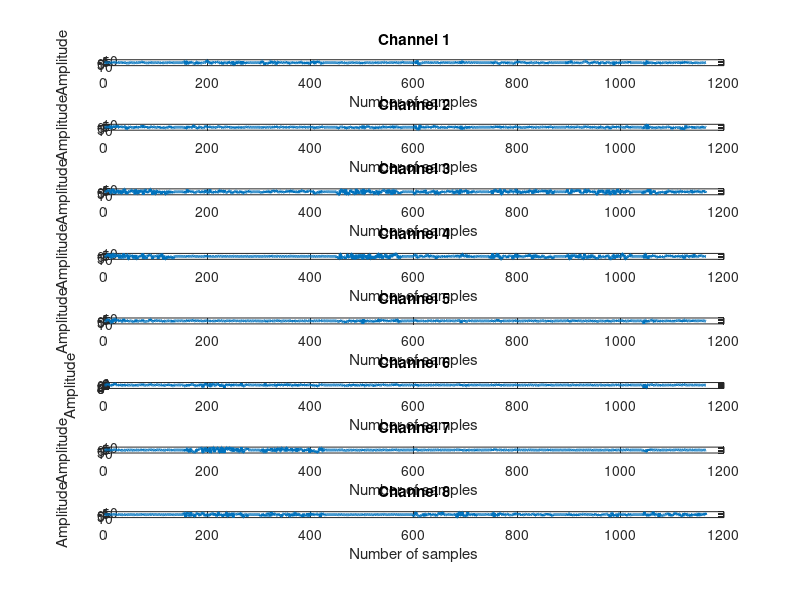

Source code (MATLAB): (Note: this script raises an error after producing the figure.)
clear clc; close all; clc;
load TV1abcd.mat
data=trainvec;
% Get the first 8 columns of the data
selectedData = data(:, 1:8);

% Create a new figure with larger size
figure('Position', [100, 100, 1000, 800]);

% Loop through each channel and create subplots
for i = 1:8
    subplot(8, 1, i);
    plot(selectedData(:, i), 'LineWidth', 2);
    xlabel('Number of samples');
    ylabel('Amplitude');
    title(['Channel ' num2str(i)]);
end

% Add a main title to the figure
suptitle('Eight Channel sEMG Data from Myo Armband');

% load TV1abcd.mat
% data=trainvec;
% Create gesture labels
% gesture_labels = zeros(size(data, 1), 1);
% gesture_labels(1:137) = 1; % Right gesture
% gesture_labels(138:149) = 2; % Rest gesture
% gesture_labels(150:282) = 3; % Left gesture
% gesture_labels(283:294) = 2; % Rest gesture
% gesture_labels(295:434) = 3; % Left gesture
% gesture_labels(435:446) = 2; % Rest gesture
% gesture_labels(447:576) = 1; % Right gesture
% gesture_labels(577:588) = 2; % Rest gesture
% gesture_labels(589:725) = 4; % Fist gesture
% gesture_labels(726:737) = 2; % Rest gesture
% gesture_labels(738:868) = 5; % Spread fingers gesture
% gesture_labels(869:880) = 2; % Rest gesture
% gesture_labels(881:1025) = 5; % Spread fingers gesture
% gesture_labels(1026:1037) = 2; % Rest gesture
% gesture_labels(1038:1165) = 4; % Fist gesture
% Plot 1: Individual Gesture Data
% figure;
% subplot(1, 1, 1);
% plot(data(:, 1)); % Plot the first channel of the sEMG data
% ylabel('Amplitude')
% xlabel('Number of Samples')
% title('Eacch Gesture Used for Training According to the Training Protocol')
% hold on;
% Add check on y-axis for gesture data ranges
% line([1, 137], [1, 1], 'Color', 'r', 'LineWidth', 2); % Right gesture
% line([138, 149], [1, 1], 'Color', 'g', 'LineWidth', 2); % Rest gesture
% line([150, 282], [1, 1], 'Color', 'b', 'LineWidth', 2); % Left gesture
% line([283, 294], [1, 1], 'Color', 'g', 'LineWidth', 2); % Rest gesture
% line([295, 434], [1, 1], 'Color', 'b', 'LineWidth', 2); % Left gesture
% line([435, 446], [1, 1], 'Color', 'g', 'LineWidth', 2); % Rest gesture
% line([447, 576], [1, 1], 'Color', 'r', 'LineWidth', 2); % Right gesture
% line([577, 588], [1, 1], 'Color', 'g', 'LineWidth', 2); % Rest gesture
% line([589, 725], [1, 1], 'Color', 'm', 'LineWidth', 2); % Fist gesture
% line([726, 737], [1, 1], 'Color', 'g', 'LineWidth', 2); % Rest gesture
% line([738, 868], [1, 1], 'Color', 'k', 'LineWidth', 2); % Spread fingers gesture
% line([869, 880], [1, 1], 'Color', 'g', 'LineWidth', 2); % Rest gesture
% line([881, 1025], [1, 1], 'Color', 'k', 'LineWidth', 2); % Spread fingers gesture
% line([1026, 1037], [1, 1], 'Color', 'g', 'LineWidth', 2); % Rest gesture
% line([1038, 1165], [1, 1], 'Color', 'm', 'LineWidth', 2);% Fist gesture
% 
% Add check lines
% check_points = [137, 149, 282, 294, 434, 446, 576, 588, 725, 737, 868, 880, 1025, 1037, 1165];
% y_values = ylim; % Get the automatic y-axis limits
% 
% for i = 1:numel(check_points)
%     line([check_points(i), check_points(i)], y_values, 'Color', 'r');
%     if i == 1
%         text(39, y_values(2), 'Right Gesture', 'HorizontalAlignment', 'left', 'VerticalAlignment', 'top', 'FontSize', 10);
%     elseif i == 2
%         text(138, y_values(1), 'Rest Gesture', 'HorizontalAlignment', 'left', 'VerticalAlignment', 'bottom', 'FontSize', 10);
%     elseif i == 3
%         text(180, y_values(2), 'Left Gesture', 'HorizontalAlignment', 'left', 'VerticalAlignment', 'top', 'FontSize', 10);
%     elseif i == 4
%         text(283, y_values(1), 'Rest Gesture', 'HorizontalAlignment', 'left', 'VerticalAlignment', 'bottom', 'FontSize', 10);
%     elseif i == 5
%         text(320, y_values(2), 'Left Gesture', 'HorizontalAlignment', 'left', 'VerticalAlignment', 'top', 'FontSize', 10);
%     elseif i == 6
%         text(435, y_values(1), 'Rest Gesture', 'HorizontalAlignment', 'left', 'VerticalAlignment', 'bottom', 'FontSize', 10);
%     elseif i == 7
%         text(470, y_values(2), 'Right Gesture', 'HorizontalAlignment', 'left', 'VerticalAlignment', 'top', 'FontSize', 10);
%     elseif i == 8
%         text(577, y_values(1), 'Rest Gesture', 'HorizontalAlignment', 'left', 'VerticalAlignment', 'bottom', 'FontSize', 10);
%     elseif i == 9
%         text(615, y_values(2), 'Fist Gesture', 'HorizontalAlignment', 'left', 'VerticalAlignment', 'top', 'FontSize', 10);
%     elseif i == 10
%         text(726, y_values(1), 'Rest Gesture', 'HorizontalAlignment', 'left', 'VerticalAlignment', 'bottom', 'FontSize', 10);
%     elseif i == 11
%         text(763, y_values(2), 'Spread Fingers', 'HorizontalAlignment', 'left', 'VerticalAlignment', 'top', 'FontSize', 10);
%     elseif i == 12
%         text(869, y_values(1), 'Rest Gesture', 'HorizontalAlignment', 'left', 'VerticalAlignment', 'bottom', 'FontSize', 10);
%     elseif i == 13
%         text(895, y_values(2), 'Spread Fingers', 'HorizontalAlignment', 'left', 'VerticalAlignment', 'top', 'FontSize', 10);
%     elseif i == 14
%         text(1026, y_values(1), 'Rest Gesture', 'HorizontalAlignment', 'left', 'VerticalAlignment', 'bottom', 'FontSize', 10);
%     elseif i == 15
%         text(1050, y_values(2), 'Fist Gesture', 'HorizontalAlignment', 'left', 'VerticalAlignment', 'top', 'FontSize', 10);
%     end
% end
